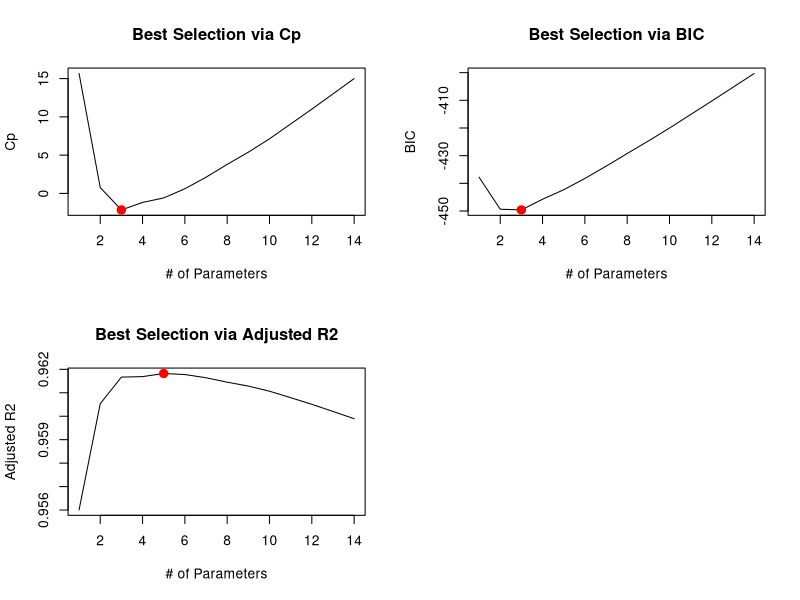

Generate this figure with R: (Note: this script raises an error after producing the figure.)
## ---- chunk 1

setwd(file.path('C:', 'Users', 'm1jmh07', 'Desktop', 'GW', 'STAT6242', 'hw', 'hw5'))


library(leaps)
library(mgcv)
library(rpart)
library(ROCR)
library(MASS)

## ---- chunk 2

# Read in raw data
bfat <- read.table('bfatData.txt')
bfatNms <- 
  c('density', 'perBF', 'age', 'weight', 'height', 'neck', 'chest', 
    'abdomen', 'hip', 'thigh', 'knee', 'ankle', 'biceps', 'forearm', 'wrist')
names(bfat) <- bfatNms

# Create train/test datasets
bfTrain <- bfat[1:143, ]
bfTest <- bfat[144:nrow(bfat), ]

numParams <- ncol(bfat) - 1

# Predict function for best subset routine
# This is taken from the ISLR author
predict.regsubsets <- function(object, newdata, id, ...){
  form <- as.formula(object$call[[2]])
  mat <- model.matrix(form, newdata)
  coefi <- coef(object, id = id)
  xvars <- names(coefi)
  mat[, xvars] %*% coefi
}
## ---- chunk 3


# Multiple Linear Regression

best.fit <- regsubsets(perBF ~ ., data = bfTrain, nvmax = ncol(bfTrain) - 1, 
                     method = 'exhaustive')

lmSum <- summary(best.fit)

## CP Min
(cpMin <- which.min(lmSum$cp))

## BIC Min
(bicMin <- which.min(lmSum$bic))

## Adjusted R2 min
(adjr2Max <- which.max(lmSum$adjr2))

## Plots to examine the changes
par(mfrow = c(2, 2))

plot(lmSum$cp, xlab = '# of Parameters', ylab = 'Cp', type = 'l')
points(cpMin, lmSum$cp[cpMin], col = "red", cex = 2, pch = 20)
title('Best Selection via Cp')

plot(lmSum$bic, xlab = '# of Parameters', ylab = 'BIC', type = 'l')
points(bicMin, lmSum$bic[bicMin], col = "red", cex = 2, pch = 20)
title('Best Selection via BIC')

plot(lmSum$adjr2, xlab = '# of Parameters', ylab = 'Adjusted R2', type = 'l')
points(adjr2Max, lmSum$adjr2[adjr2Max], col = "red", cex = 2, pch = 20)
title('Best Selection via Adjusted R2')

par(mfrow = c(1, 1))

## Based on the output of the graphs, both the Cp and the BIC choose the best
## model as the model with 3 parameters, so I will use that model.

pred.best <- predict(best.fit, bfTest, id = 3)
mse.best <- mean((bfTest$perBF - pred.best) ^ 2)

## ---- chunk 4

# Regression Trees

tree.fit <- rpart(perBF ~ ., data = bfTrain)

summary(tree.fit)

par(mfrow = c(1, 1))

plot(tree.fit,compress = TRUE, uniform = TRUE, 
     branch = 0.4, margin = .10)
text(tree.fit)

##residuals
plot(predict(tree.fit), residuals(tree.fit), xlab = "Fitted", ylab = "Residuals") 
qqnorm(residuals(tree.fit))
abline(0,1)


printcp(tree.fit)
plotcp(tree.fit)

# Looking at the plot, size 5 of tree is in the same confidence interval
# as size 7 of tree so will prune back to size 5
pruned.fit <- prune.rpart(tree.fit, 0.019)

plot(pruned.fit,compress = TRUE, uniform = TRUE, 
     branch = 0.4, margin = .10)
text(pruned.fit)

pred.tree <- predict(pruned.fit, bfTest)
mse.tree <- mean((bfTest$perBF - pred.tree) ^ 2)

## ---- chunk 5

gam.fit <- gam(perBF ~  s(density) + s(age) + s(weight) + s(height) + s(neck) +
                s(chest) + s(abdomen) + s(hip) + s(thigh) + s(knee) + s(ankle) +
                s(biceps) + s(forearm) + s(wrist), data = bfTrain)

gamSum <- summary(gam.fit)

#  From the summary output, we can see that the only variables of 
#  importance are density and height

# upd.gam.fit <- gam(perBF ~ s(density) + s(height), data = bfTrain)
# summary(upd.gam.fit)

pred.gam <- predict(gam.fit, bfTest)
mse.gam <- mean((bfTest$perBF - pred.gam) ^ 2)

par(mfrow = c(1, 3))
plot(gam.fit)
par(mfrow = c(1, 1))

## ---- chunk 6

# Looking at the different MSEs

q1MSEs <- data.frame('MLM' = mse.best,
                     'tree' = mse.tree,
                     'gam' = mse.gam)

q1MSEs

# Looking at the different variables selected in each model
lmSum

tree.fit

gamSum
## ---- chunk 7

# Remove density
noDensityTrain <- bfTrain[, setdiff(names(bfTrain), 'density')]
noDensityTest <- bfTest[, setdiff(names(bfTest), 'density')]

# Multiple Linear Regression

best.fit <- regsubsets(perBF ~ ., data = noDensityTrain, 
                       nvmax = ncol(noDensityTrain) - 1, 
                       method = 'exhaustive')

lmSum <- summary(best.fit)

## CP Min
(cpMin <- which.min(lmSum$cp))

## BIC Min
(bicMin <- which.min(lmSum$bic))

## Adjusted R2 min
(adjr2Max <- which.max(lmSum$adjr2))

## Plots to examine the changes
par(mfrow = c(2, 2))

plot(lmSum$cp, xlab = '# of Parameters', ylab = 'Cp', type = 'l')
points(cpMin, lmSum$cp[cpMin], col = "red", cex = 2, pch = 20)
title('Best Selection via Cp')

plot(lmSum$bic, xlab = '# of Parameters', ylab = 'BIC', type = 'l')
points(bicMin, lmSum$bic[bicMin], col = "red", cex = 2, pch = 20)
title('Best Selection via BIC')

plot(lmSum$adjr2, xlab = '# of Parameters', ylab = 'Adjusted R2', type = 'l')
points(adjr2Max, lmSum$adjr2[adjr2Max], col = "red", cex = 2, pch = 20)
title('Best Selection via Adjusted R2')

par(mfrow = c(1, 1))

## Based on the output of the graphs, wil use the simplest model chosen,
## which was chosen by the BIC parameter with 5 parameters

pred.best <- predict(best.fit, noDensityTest, id = 5)
mse.best <- mean((noDensityTest$perBF - pred.best) ^ 2)

# Regression Trees

tree.fit <- rpart(perBF ~ ., data = noDensityTrain)
summary(tree.fit)

par(mfrow = c(1, 1))
plot(tree.fit,compress = TRUE, uniform = TRUE, 
     branch = 0.4, margin = .10)
text(tree.fit)

printcp(tree.fit)
plotcp(tree.fit)

# Looking at the plot, size 4 has the lowest error and is the simplest tree
# with that error so will prune back to size 4

pruned.fit <- prune.rpart(tree.fit, 0.034)

plot(pruned.fit,compress = TRUE, uniform = TRUE, 
     branch = 0.4, margin = .10)
text(pruned.fit)

# Variable importance
tree.fit$variable.importance

pred.tree <- predict(pruned.fit, noDensityTest)
mse.tree <- mean((noDensityTest$perBF - pred.tree) ^ 2)

# GAM
gam.fit <- gam(perBF ~  s(age) + s(weight) + s(height) + s(neck) +
                s(chest) + s(abdomen) + s(hip) + s(thigh) + s(knee) + 
                s(ankle) + s(biceps) + s(forearm) + s(wrist), 
               data = noDensityTrain)

gamSum <- summary(gam.fit)

pred.gam <- predict(gam.fit, noDensityTest)
mse.gam <- mean((noDensityTest$perBF - pred.gam) ^ 2)

# Looking at the different MSEs
q1MSEs <- data.frame('MLM' = mse.best,
                     'tree' = mse.tree,
                     'gam' = mse.gam)

q1MSEs

# Looking at the different variables selected in each model
lmSum

pruned.fit

gamSum
## ---- chunk 8

pairs(perBF ~ ., data = bfat)

## ---- chunk 9

credTr <- read.csv('Test50.csv')
credTs <- read.csv('Training50.csv')

keepVars <- c('Creditability',
              'Account.Balance', 
              'Payment.Status.of.Previous.Credit',
              'Value.Savings.Stocks',
              'Length.of.current.employment',
              'Sex...Marital.Status', 
              'No.of.Credits.at.this.Bank',
              'Guarantors',
              'Concurrent.Credits',
              'Purpose')

# All predictors are really categorical but since LDA needs continuous
# predictors, will first convert all to numeric and then a different
# object as factors (categorical variables)
q2Train <- as.data.frame(lapply(credTr[, keepVars], as.numeric))
q2Train$Creditability <- as.factor(q2Train$Creditability)
q2Test <- credTs[, keepVars]
q2Test$Creditability <- as.factor(q2Test$Creditability)

q2TrainFact <- as.data.frame(lapply(q2Train, as.factor))
q2TestFact <- as.data.frame(lapply(q2Test, as.factor))
## ---- chunk 10

logit.fit <- glm(Creditability ~ ., family = binomial("logit"), data = q2TrainFact)
summary(logit.fit)
drop1(logit.fit, test = "Chisq")

logit.fit1 <- glm(Creditability ~ . -Length.of.current.employment, 
                  family = binomial("logit"), data = q2TrainFact)
summary(logit.fit1)
drop1(logit.fit1, test = "Chisq")

logit.fit2 <- glm(Creditability ~ . -Length.of.current.employment -Concurrent.Credits, 
                  family = binomial("logit"), data = q2TrainFact)
summary(logit.fit2)
drop1(logit.fit2, test = "Chisq")

logit.fit3 <- glm(Creditability ~ . -Length.of.current.employment -Concurrent.Credits
                    -Purpose, family = binomial("logit"), data = q2TrainFact)
summary(logit.fit3)
drop1(logit.fit3, test = "Chisq")

logit.fit4 <- glm(Creditability ~ . -Length.of.current.employment -Concurrent.Credits
                    -Purpose -Sex...Marital.Status,
                  family = binomial("logit"), data = q2TrainFact)
summary(logit.fit4)
drop1(logit.fit4, test = "Chisq")

logit.fit5 <- glm(Creditability ~ . -Length.of.current.employment -Concurrent.Credits
                    -Purpose -Sex...Marital.Status -No.of.Credits.at.this.Bank,
                  family = binomial("logit"), data = q2TrainFact)
summary(logit.fit5)
drop1(logit.fit5, test = "Chisq")


## CIs using standard errors
confint.default(logit.fit5)

## odds ratios only
exp(coef(logit.fit5))

## odds ratios and 95% CI
exp(cbind(OR = coef(logit.fit5), confint(logit.fit5)))

## plot the ROC curve for the predicted response values by the fitted model
## for both the original and the updated models
pred.vals <- prediction(logit.fit$fitted.values, q2TrainFact$Creditability)
perf <- performance(pred.vals, measure = "tpr", x.measure = "fpr")

plot(perf, col = 'red') 
performance(pred.vals, measure = "auc")@y.values[[1]]

par(new = TRUE)
pred.vals <- prediction(logit.fit5$fitted.values, q2TrainFact$Creditability)
perf <- performance(pred.vals, measure = "tpr", x.measure = "fpr")

plot(perf, col = 'blue') 
performance(pred.vals, measure = "auc")@y.values[[1]]


## predicted probability
pred.Logit.full <- predict(logit.fit, q2TestFact, type = "response")
pred.Logit.upd <- predict(logit.fit5, q2TestFact, type = "response")

pred.Logit.full <- ifelse(pred.Logit.full > 0.5,1,0)
pred.Logit.upd <- ifelse(pred.Logit.upd > 0.5,1,0)

misclass.logit.full <- mean(pred.Logit.full != q2TestFact$Creditability)
misclass.logit.upd <- mean(pred.Logit.upd != q2TestFact$Creditability)

# Full Model 
print(paste('Logit Full Accuracy',1 - misclass.logit.full))
print(paste('Logit Updated Accuracy',1 - misclass.logit.upd))

## ---- chunk 11
# LDA needs continous predictors so will not use the factorized
# dataset

lda.fit <- lda(Creditability ~ ., data = q2Train)
lda.fit

summary(lda.fit)
plot(lda.fit)

pred.lda.full <- predict(lda.fit, q2Test)

misclass.lda.full <- mean(pred.lda.full$class != q2Test$Creditability)

# Full Model 
print(paste('LDA Accuracy',1 - misclass.lda.full))


## ---- chunk 12

tree.fit <- rpart(Creditability ~ ., data = q2TrainFact)
summary(tree.fit)

par(mfrow = c(1, 1))
plot(tree.fit,compress = TRUE, uniform = TRUE, 
     branch = 0.2, margin = .05)
text(tree.fit)

printcp(tree.fit)
plotcp(tree.fit, upper = 'splits')

# Looking at the plot, number of splits of size 5 hass the lowest error 
# and is the simplest tree with that error so will prune back to size 5

pruned.fit <- prune.rpart(tree.fit, 0.02)

plot(pruned.fit,compress = TRUE, uniform = TRUE, 
     branch = 0.4, margin = .10)
text(pruned.fit)

# Variable importance
tree.fit$variable.importance

pred.tree.full <- predict(tree.fit, q2TestFact, type = 'class')
pred.tree.upd <- predict(pruned.fit, q2TestFact, type = 'class')

misclass.tree.full <- mean(pred.tree.full != q2TestFact$Creditability)
misclass.tree.upd <- mean(pred.tree.upd != q2TestFact$Creditability)

# Full Model 
print(paste('Tree Full Accuracy',1 - misclass.tree.full))
print(paste('Tree Updated Accuracy',1 - misclass.tree.upd))

## ---- chunk 13

# Logistic

misclass.logit.full <- mean(pred.Logit.full != q2TestFact$Creditability)
misclass.logit.upd <- mean(pred.Logit.upd != q2TestFact$Creditability)
print(paste('Logit Full Accuracy',1 - misclass.logit.full))
print(paste('Logit Updated Accuracy',1 - misclass.logit.upd))

# LDA 

misclass.lda.full <- mean(pred.lda.full$class != q2Test$Creditability)
print(paste('LDA Accuracy',1 - misclass.lda.full))

# Tree

misclass.tree.full <- mean(pred.tree.full != q2TestFact$Creditability)
misclass.tree.upd <- mean(pred.tree.upd != q2TestFact$Creditability)
print(paste('Tree Full Accuracy',1 - misclass.tree.full))
print(paste('Tree Updated Accuracy',1 - misclass.tree.upd))
